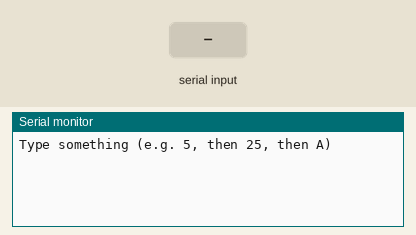
Recording of a sketch running on a simulated Arduino Uno, built with avr-gcc and run on an emulated ATmega328P. Shown: the last lines printed to the serial monitor. Inputs (shaded band) come from the test bench.

Above: at 1.2 s.
1.3 s: "90,45\n" received over Serial
At 2.5 s:
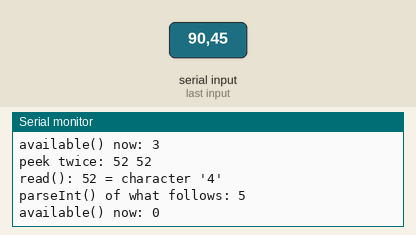
2.8 s: "30,150\n" received over Serial
At 3.9 s:
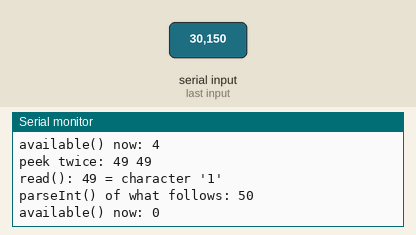
Timing chart, 0 to 5.8 s (numbered marks = the images above; inputs shaded):
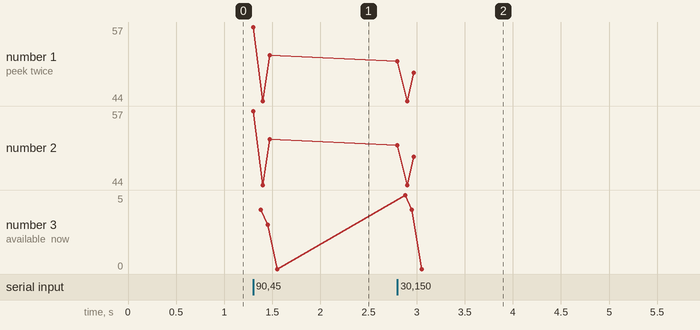

Measured:
- after the input at 1.3 s, the serial monitor: prints a new line at once (image 1)
- after the input at 2.8 s, the serial monitor: prints a new line at once (image 2)
- plotted number 1: 52 → 49 after the input at 2.8 s
- plotted number 2: 52 → 49 after the input at 2.8 s

The sketch:

ex4_read_parseint_peek.ino
```cpp
// Serial lab, Exercise 4: what read(), parseInt() and peek() return. Type a line in the monitor and look.
void setup() {
  Serial.begin(9600);
  Serial.println("Type something (e.g. 5, then 25, then A)");
}

void loop() {
  if (Serial.available() > 0) {
    int p1 = Serial.peek();            // looks at the next byte, does not remove it
    int p2 = Serial.peek();            // same byte again
    Serial.print("peek twice: "); Serial.print(p1); Serial.print(' '); Serial.println(p2);
    int c = Serial.read();             // removes ONE byte, returns its ASCII code
    Serial.print("read(): "); Serial.print(c); Serial.print(" = character '"); Serial.write(c); Serial.println("'");
    if (c >= '0' && c <= '9') {
      // put the digit back conceptually: the rest of the number is still in the buffer
      long rest = Serial.parseInt();   // reads the remaining digits (e.g. "5" of "25") -> combine for a demo
      Serial.print("parseInt() of what follows: "); Serial.println(rest);
    }
    while (Serial.available() > 0 && (Serial.peek() == '\n' || Serial.peek() == '\r')) Serial.read();   // discard line ending
    Serial.print("available() now: "); Serial.println(Serial.available());
  }
}
// Part A: sending 5  -> read() returns 53 (the ASCII code of '5'), not 5.  Sending 25 -> read() returns 50 ('2') only.
// Part B: parseInt() returns 25 and 125 as numbers: the right tool for multi-digit numbers.
// Part C: peek() returns 65 ('A') both times and available() stays 1; after read(), available() is 0.
```
